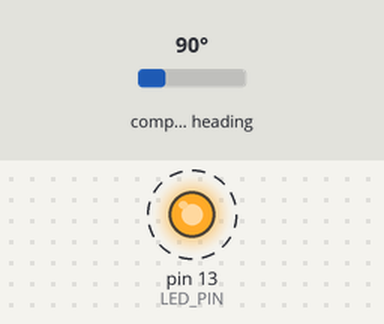
Bench run of a sketch on a simulated Arduino Uno, built with avr-gcc and run on an emulated ATmega328P. On the bench: output pins drawn as LEDs (lit = HIGH). Wiring (inferred from the names in the program): HMC5883L compass at I2C address 0x1E. Dashed ring = blinking. Inputs (shaded band) come from the test bench; at power-on: compass heading 90°. What the sketch prints to the serial monitor is not drawn.

Above: at 0.5 s.
Timing chart, 0 to 4.6 s (numbered marks = the images above):
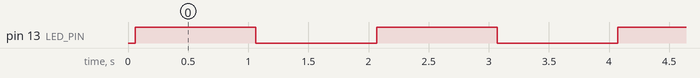

Measured:
- by itself, pin 13 (LED_PIN): alternates HIGH for 1.0 s and LOW for 1.0 s

The sketch:

HMC5883L.ino
```cpp
// I2C device class (I2Cdev) demonstration Arduino sketch for HMC5883L class
// 10/7/2011 by Jeff Rowberg <jeff@rowberg.net>
// Updates should (hopefully) always be available at https://github.com/jrowberg/i2cdevlib
//
// Changelog:
//     2013-05-04 - Added Heading Calculation in degrees
//     2011-10-07 - initial release

/* ============================================
I2Cdev device library code is placed under the MIT license
Copyright (c) 2011 Jeff Rowberg

Permission is hereby granted, free of charge, to any person obtaining a copy
of this software and associated documentation files (the "Software"), to deal
in the Software without restriction, including without limitation the rights
to use, copy, modify, merge, publish, distribute, sublicense, and/or sell
copies of the Software, and to permit persons to whom the Software is
furnished to do so, subject to the following conditions:

The above copyright notice and this permission notice shall be included in
all copies or substantial portions of the Software.

THE SOFTWARE IS PROVIDED "AS IS", WITHOUT WARRANTY OF ANY KIND, EXPRESS OR
IMPLIED, INCLUDING BUT NOT LIMITED TO THE WARRANTIES OF MERCHANTABILITY,
FITNESS FOR A PARTICULAR PURPOSE AND NONINFRINGEMENT. IN NO EVENT SHALL THE
AUTHORS OR COPYRIGHT HOLDERS BE LIABLE FOR ANY CLAIM, DAMAGES OR OTHER
LIABILITY, WHETHER IN AN ACTION OF CONTRACT, TORT OR OTHERWISE, ARISING FROM,
OUT OF OR IN CONNECTION WITH THE SOFTWARE OR THE USE OR OTHER DEALINGS IN
THE SOFTWARE.
===============================================
*/

// Arduino Wire library is required if I2Cdev I2CDEV_ARDUINO_WIRE implementation
// is used in I2Cdev.h
#include <Wire.h>

// I2Cdev and HMC5883L must be installed as libraries, or else the .cpp/.h files
// for both classes must be in the include path of your project
#include "I2Cdev.h"
#include "HMC5883L.h"

// class default I2C address is 0x1E
// specific I2C addresses may be passed as a parameter here
// this device only supports one I2C address (0x1E)
HMC5883L mag;

int16_t mx, my, mz;

#define LED_PIN 13
bool blinkState = false;

void setup() {
    // join I2C bus (I2Cdev library doesn't do this automatically)
    Wire.begin();

    // initialize serial communication
    // (38400 chosen because it works as well at 8MHz as it does at 16MHz, but
    // it's really up to you depending on your project)
    Serial.begin(9600);

    // initialize device
    Serial.println("Initializing I2C devices...");
    mag.initialize();

    // verify connection
    Serial.println("Testing device connections...");
    Serial.println(mag.testConnection() ? "HMC5883L connection successful" : "HMC5883L connection failed");

    // configure Arduino LED for
    pinMode(LED_PIN, OUTPUT);
}

void loop() {
    // read raw heading measurements from device
    mag.getHeading(&mx, &my, &mz);

    // display tab-separated gyro x/y/z values
    Serial.print("mag:\t");
    Serial.print(mx); Serial.print("\t");
    Serial.print(my); Serial.print("\t");
    Serial.print(mz); Serial.print("\t");

// To calculate heading in degrees. 0 degree indicates North
    float heading = atan2(my, mx);
    if(heading < 0)
      heading += 2 * M_PI;
    Serial.print("heading:\t");
    Serial.println(heading * 180/M_PI);

    // blink LED to indicate activity
    blinkState = !blinkState;
    digitalWrite(LED_PIN, blinkState);

    delay(1000);
}
```

HMC5883L.cpp
```cpp
// I2Cdev library collection - HMC5883L I2C device class
// Based on Honeywell HMC5883L datasheet, 10/2010 (Form #900405 Rev B)
// 6/12/2012 by Jeff Rowberg <jeff@rowberg.net>
// Updates should (hopefully) always be available at https://github.com/jrowberg/i2cdevlib
//
// Changelog:
//     2012-06-12 - fixed swapped Y/Z axes
//     2011-08-22 - small Doxygen comment fixes
//     2011-07-31 - initial release

/* ============================================
I2Cdev device library code is placed under the MIT license
Copyright (c) 2012 Jeff Rowberg

Permission is hereby granted, free of charge, to any person obtaining a copy
of this software and associated documentation files (the "Software"), to deal
in the Software without restriction, including without limitation the rights
to use, copy, modify, merge, publish, distribute, sublicense, and/or sell
copies of the Software, and to permit persons to whom the Software is
furnished to do so, subject to the following conditions:

The above copyright notice and this permission notice shall be included in
all copies or substantial portions of the Software.

THE SOFTWARE IS PROVIDED "AS IS", WITHOUT WARRANTY OF ANY KIND, EXPRESS OR
IMPLIED, INCLUDING BUT NOT LIMITED TO THE WARRANTIES OF MERCHANTABILITY,
FITNESS FOR A PARTICULAR PURPOSE AND NONINFRINGEMENT. IN NO EVENT SHALL THE
AUTHORS OR COPYRIGHT HOLDERS BE LIABLE FOR ANY CLAIM, DAMAGES OR OTHER
LIABILITY, WHETHER IN AN ACTION OF CONTRACT, TORT OR OTHERWISE, ARISING FROM,
OUT OF OR IN CONNECTION WITH THE SOFTWARE OR THE USE OR OTHER DEALINGS IN
THE SOFTWARE.
===============================================
*/

#include "HMC5883L.h"

/** Default constructor, uses default I2C address.
 * @see HMC5883L_DEFAULT_ADDRESS
 */
HMC5883L::HMC5883L() {
    devAddr = HMC5883L_DEFAULT_ADDRESS;
}

/** Specific address constructor.
 * @param address I2C address
 * @see HMC5883L_DEFAULT_ADDRESS
 * @see HMC5883L_ADDRESS
 */
HMC5883L::HMC5883L(uint8_t address) {
    devAddr = address;
}

/** Power on and prepare for general usage.
 * This will prepare the magnetometer with default settings, ready for single-
 * use mode (very low power requirements). Default settings include 8-sample
 * averaging, 15 Hz data output rate, normal measurement bias, a,d 1090 gain (in
 * terms of LSB/Gauss). Be sure to adjust any settings you need specifically
 * after initialization, especially the gain settings if you happen to be seeing
 * a lot of -4096 values (see the datasheet for mor information).
 */
void HMC5883L::initialize() {
    // write CONFIG_A register
    I2Cdev::writeByte(devAddr, HMC5883L_RA_CONFIG_A,
        (HMC5883L_AVERAGING_8 << (HMC5883L_CRA_AVERAGE_BIT - HMC5883L_CRA_AVERAGE_LENGTH + 1)) |
        (HMC5883L_RATE_15     << (HMC5883L_CRA_RATE_BIT - HMC5883L_CRA_RATE_LENGTH + 1)) |
        (HMC5883L_BIAS_NORMAL << (HMC5883L_CRA_BIAS_BIT - HMC5883L_CRA_BIAS_LENGTH + 1)));

    // write CONFIG_B register
    setGain(HMC5883L_GAIN_1090);

    // write MODE register
    setMode(HMC5883L_MODE_SINGLE);
}

/** Verify the I2C connection.
 * Make sure the device is connected and responds as expected.
 * @return True if connection is valid, false otherwise
 */
bool HMC5883L::testConnection() {
    if (I2Cdev::readBytes(devAddr, HMC5883L_RA_ID_A, 3, buffer) == 3) {
        return (buffer[0] == 'H' && buffer[1] == '4' && buffer[2] == '3');
    }
    return false;
}

// CONFIG_A register

/** Get number of samples averaged per measurement.
 * @return Current samples averaged per measurement (0-3 for 1/2/4/8 respectively)
 * @see HMC5883L_AVERAGING_8
 * @see HMC5883L_RA_CONFIG_A
 * @see HMC5883L_CRA_AVERAGE_BIT
 * @see HMC5883L_CRA_AVERAGE_LENGTH
 */
uint8_t HMC5883L::getSampleAveraging() {
    I2Cdev::readBits(devAddr, HMC5883L_RA_CONFIG_A, HMC5883L_CRA_AVERAGE_BIT, HMC5883L_CRA_AVERAGE_LENGTH, buffer);
    return buffer[0];
}
/** Set number of samples averaged per measurement.
 * @param averaging New samples averaged per measurement setting(0-3 for 1/2/4/8 respectively)
 * @see HMC5883L_RA_CONFIG_A
 * @see HMC5883L_CRA_AVERAGE_BIT
 * @see HMC5883L_CRA_AVERAGE_LENGTH
 */
void HMC5883L::setSampleAveraging(uint8_t averaging) {
    I2Cdev::writeBits(devAddr, HMC5883L_RA_CONFIG_A, HMC5883L_CRA_AVERAGE_BIT, HMC5883L_CRA_AVERAGE_LENGTH, averaging);
}
/** Get data output rate value.
 * The Table below shows all selectable output rates in continuous measurement
 * mode. All three channels shall be measured within a given output rate. Other
 * output rates with maximum rate of 160 Hz can be achieved by monitoring DRDY
 * interrupt pin in single measurement mode.
 *
 * Value | Typical Data Output Rate (Hz)
 * ------+------------------------------
 * 0     | 0.75
 * 1     | 1.5
 * 2     | 3
 * 3     | 7.5
 * 4     | 15 (Default)
 * 5     | 30
 * 6     | 75
 * 7     | Not used
 *
 * @return Current rate of data output to registers
 * @see HMC5883L_RATE_15
 * @see HMC5883L_RA_CONFIG_A
 * @see HMC5883L_CRA_RATE_BIT
 * @see HMC5883L_CRA_RATE_LENGTH
 */
uint8_t HMC5883L::getDataRate() {
    I2Cdev::readBits(devAddr, HMC5883L_RA_CONFIG_A, HMC5883L_CRA_RATE_BIT, HMC5883L_CRA_RATE_LENGTH, buffer);
    return buffer[0];
}
/** Set data output rate value.
 * @param rate Rate of data output to registers
 * @see getDataRate()
 * @see HMC5883L_RATE_15
 * @see HMC5883L_RA_CONFIG_A
 * @see HMC5883L_CRA_RATE_BIT
 * @see HMC5883L_CRA_RATE_LENGTH
 */
void HMC5883L::setDataRate(uint8_t rate) {
    I2Cdev::writeBits(devAddr, HMC5883L_RA_CONFIG_A, HMC5883L_CRA_RATE_BIT, HMC5883L_CRA_RATE_LENGTH, rate);
}
/** Get measurement bias value.
 * @return Current bias value (0-2 for normal/positive/negative respectively)
 * @see HMC5883L_BIAS_NORMAL
 * @see HMC5883L_RA_CONFIG_A
 * @see HMC5883L_CRA_BIAS_BIT
 * @see HMC5883L_CRA_BIAS_LENGTH
 */
uint8_t HMC5883L::getMeasurementBias() {
    I2Cdev::readBits(devAddr, HMC5883L_RA_CONFIG_A, HMC5883L_CRA_BIAS_BIT, HMC5883L_CRA_BIAS_LENGTH, buffer);
    return buffer[0];
}
/** Set measurement bias value.
 * @param bias New bias value (0-2 for normal/positive/negative respectively)
 * @see HMC5883L_BIAS_NORMAL
 * @see HMC5883L_RA_CONFIG_A
 * @see HMC5883L_CRA_BIAS_BIT
 * @see HMC5883L_CRA_BIAS_LENGTH
 */
void HMC5883L::setMeasurementBias(uint8_t bias) {
    I2Cdev::writeBits(devAddr, HMC5883L_RA_CONFIG_A, HMC5883L_CRA_BIAS_BIT, HMC5883L_CRA_BIAS_LENGTH, bias);
}

// CONFIG_B register

/** Get magnetic field gain value.
 * The table below shows nominal gain settings. Use the "Gain" column to convert
 * counts to Gauss. Choose a lower gain value (higher GN#) when total field
 * strength causes overflow in one of the data output registers (saturation).
 * The data output range for all settings is 0xF800-0x07FF (-2048 - 2047).
 *
 * Value | Field Range | Gain (LSB/Gauss)
 * ------+-------------+-----------------
 * 0     | +/- 0.88 Ga | 1370
 * 1     | +/- 1.3 Ga  | 1090 (Default)
 * 2     | +/- 1.9 Ga  | 820
 * 3     | +/- 2.5 Ga  | 660
 * 4     | +/- 4.0 Ga  | 440
 * 5     | +/- 4.7 Ga  | 390
 * 6     | +/- 5.6 Ga  | 330
 * 7     | +/- 8.1 Ga  | 230
 *
 * @return Current magnetic field gain value
 * @see HMC5883L_GAIN_1090
 * @see HMC5883L_RA_CONFIG_B
 * @see HMC5883L_CRB_GAIN_BIT
 * @see HMC5883L_CRB_GAIN_LENGTH
 */
uint8_t HMC5883L::getGain() {
    I2Cdev::readBits(devAddr, HMC5883L_RA_CONFIG_B, HMC5883L_CRB_GAIN_BIT, HMC5883L_CRB_GAIN_LENGTH, buffer);
    return buffer[0];
}
/** Set magnetic field gain value.
 * @param gain New magnetic field gain value
 * @see getGain()
 * @see HMC5883L_RA_CONFIG_B
 * @see HMC5883L_CRB_GAIN_BIT
 * @see HMC5883L_CRB_GAIN_LENGTH
 */
void HMC5883L::setGain(uint8_t gain) {
    // use this method to guarantee that bits 4-0 are set to zero, which is a
    // requirement specified in the datasheet; it's actually more efficient than
    // using the I2Cdev.writeBits method
    I2Cdev::writeByte(devAddr, HMC5883L_RA_CONFIG_B, gain << (HMC5883L_CRB_GAIN_BIT - HMC5883L_CRB_GAIN_LENGTH + 1));
}

// MODE register

/** Get measurement mode.
 * In continuous-measurement mode, the device continuously performs measurements
 * and places the result in the data register. RDY goes high when new data is
 * placed in all three registers. After a power-on or a write to the mode or
 * configuration register, the first measurement set is available from all three
 * data output registers after a period of 2/fDO and subsequent measurements are
 * available at a frequency of fDO, where fDO is the frequency of data output.
 *
 * When single-measurement mode (default) is selected, device performs a single
 * measurement, sets RDY high and returned to idle mode. Mode register returns
 * to idle mode bit values. The measurement remains in the data output register
 * and RDY remains high until the data output register is read or another
 * measurement is performed.
 *
 * @return Current measurement mode
 * @see HMC5883L_MODE_CONTINUOUS
 * @see HMC5883L_MODE_SINGLE
 * @see HMC5883L_MODE_IDLE
 * @see HMC5883L_RA_MODE
 * @see HMC5883L_MODEREG_BIT
 * @see HMC5883L_MODEREG_LENGTH
 */
uint8_t HMC5883L::getMode() {
    I2Cdev::readBits(devAddr, HMC5883L_RA_MODE, HMC5883L_MODEREG_BIT, HMC5883L_MODEREG_LENGTH, buffer);
    return buffer[0];
}
/** Set measurement mode.
 * @param newMode New measurement mode
 * @see getMode()
 * @see HMC5883L_MODE_CONTINUOUS
 * @see HMC5883L_MODE_SINGLE
 * @see HMC5883L_MODE_IDLE
 * @see HMC5883L_RA_MODE
 * @see HMC5883L_MODEREG_BIT
 * @see HMC5883L_MODEREG_LENGTH
 */
void HMC5883L::setMode(uint8_t newMode) {
    // use this method to guarantee that bits 7-2 are set to zero, which is a
    // requirement specified in the datasheet; it's actually more efficient than
    // using the I2Cdev.writeBits method
    I2Cdev::writeByte(devAddr, HMC5883L_RA_MODE, mode << (HMC5883L_MODEREG_BIT - HMC5883L_MODEREG_LENGTH + 1));
    mode = newMode; // track to tell if we have to clear bit 7 after a read
}

// DATA* registers

/** Get 3-axis heading measurements.
 * In the event the ADC reading overflows or underflows for the given channel,
 * or if there is a math overflow during the bias measurement, this data
 * register will contain the value -4096. This register value will clear when
 * after the next valid measurement is made. Note that this method automatically
 * clears the appropriate bit in the MODE register if Single mode is active.
 * @param x 16-bit signed integer container for X-axis heading
 * @param y 16-bit signed integer container for Y-axis heading
 * @param z 16-bit signed integer container for Z-axis heading
 * @see HMC5883L_RA_DATAX_H
 */
void HMC5883L::getHeading(int16_t *x, int16_t *y, int16_t *z) {
    I2Cdev::readBytes(devAddr, HMC5883L_RA_DATAX_H, 6, buffer);
    if (mode == HMC5883L_MODE_SINGLE) I2Cdev::writeByte(devAddr, HMC5883L_RA_MODE, HMC5883L_MODE_SINGLE << (HMC5883L_MODEREG_BIT - HMC5883L_MODEREG_LENGTH + 1));
    *x = (((int16_t)buffer[0]) << 8) | buffer[1];
    *y = (((int16_t)buffer[4]) << 8) | buffer[5];
    *z = (((int16_t)buffer[2]) << 8) | buffer[3];
}
/** Get X-axis heading measurement.
 * @return 16-bit signed integer with X-axis heading
 * @see HMC5883L_RA_DATAX_H
 */
int16_t HMC5883L::getHeadingX() {
    // each axis read requires that ALL axis registers be read, even if only
    // one is used; this was not done ineffiently in the code by accident
    I2Cdev::readBytes(devAddr, HMC5883L_RA_DATAX_H, 6, buffer);
    if (mode == HMC5883L_MODE_SINGLE) I2Cdev::writeByte(devAddr, HMC5883L_RA_MODE, HMC5883L_MODE_SINGLE << (HMC5883L_MODEREG_BIT - HMC5883L_MODEREG_LENGTH + 1));
    return (((int16_t)buffer[0]) << 8) | buffer[1];
}
/** Get Y-axis heading measurement.
 * @return 16-bit signed integer with Y-axis heading
 * @see HMC5883L_RA_DATAY_H
 */
int16_t HMC5883L::getHeadingY() {
    // each axis read requires that ALL axis registers be read, even if only
    // one is used; this was not done ineffiently in the code by accident
    I2Cdev::readBytes(devAddr, HMC5883L_RA_DATAX_H, 6, buffer);
    if (mode == HMC5883L_MODE_SINGLE) I2Cdev::writeByte(devAddr, HMC5883L_RA_MODE, HMC5883L_MODE_SINGLE << (HMC5883L_MODEREG_BIT - HMC5883L_MODEREG_LENGTH + 1));
    return (((int16_t)buffer[4]) << 8) | buffer[5];
}
/** Get Z-axis heading measurement.
 * @return 16-bit signed integer with Z-axis heading
 * @see HMC5883L_RA_DATAZ_H
 */
int16_t HMC5883L::getHeadingZ() {
    // each axis read requires that ALL axis registers be read, even if only
    // one is used; this was not done ineffiently in the code by accident
    I2Cdev::readBytes(devAddr, HMC5883L_RA_DATAX_H, 6, buffer);
    if (mode == HMC5883L_MODE_SINGLE) I2Cdev::writeByte(devAddr, HMC5883L_RA_MODE, HMC5883L_MODE_SINGLE << (HMC5883L_MODEREG_BIT - HMC5883L_MODEREG_LENGTH + 1));
    return (((int16_t)buffer[2]) << 8) | buffer[3];
}

// STATUS register

/** Get data output register lock status.
 * This bit is set when this some but not all for of the six data output
 * registers have been read. When this bit is set, the six data output registers
 * are locked and any new data will not be placed in these register until one of
 * three conditions are met: one, all six bytes have been read or the mode
 * changed, two, the mode is changed, or three, the measurement configuration is
 * changed.
 * @return Data output register lock status
 * @see HMC5883L_RA_STATUS
 * @see HMC5883L_STATUS_LOCK_BIT
 */
bool HMC5883L::getLockStatus() {
    I2Cdev::readBit(devAddr, HMC5883L_RA_STATUS, HMC5883L_STATUS_LOCK_BIT, buffer);
    return buffer[0];
}
/** Get data ready status.
 * This bit is set when data is written to all six data registers, and cleared
 * when the device initiates a write to the data output registers and after one
 * or more of the data output registers are written to. When RDY bit is clear it
 * shall remain cleared for 250 us. DRDY pin can be used as an alternative to
 * the status register for monitoring the device for measurement data.
 * @return Data ready status
 * @see HMC5883L_RA_STATUS
 * @see HMC5883L_STATUS_READY_BIT
 */
bool HMC5883L::getReadyStatus() {
    I2Cdev::readBit(devAddr, HMC5883L_RA_STATUS, HMC5883L_STATUS_READY_BIT, buffer);
    return buffer[0];
}

// ID_* registers

/** Get identification byte A
 * @return ID_A byte (should be 01001000, ASCII value 'H')
 */
uint8_t HMC5883L::getIDA() {
    I2Cdev::readByte(devAddr, HMC5883L_RA_ID_A, buffer);
    return buffer[0];
}
/** Get identification byte B
 * @return ID_A byte (should be 00110100, ASCII value '4')
 */
uint8_t HMC5883L::getIDB() {
    I2Cdev::readByte(devAddr, HMC5883L_RA_ID_B, buffer);
    return buffer[0];
}
/** Get identification byte C
 * @return ID_A byte (should be 00110011, ASCII value '3')
 */
uint8_t HMC5883L::getIDC() {
    I2Cdev::readByte(devAddr, HMC5883L_RA_ID_C, buffer);
    return buffer[0];
}
```

Source omitted: HMC5883L.h (4949 bytes)
